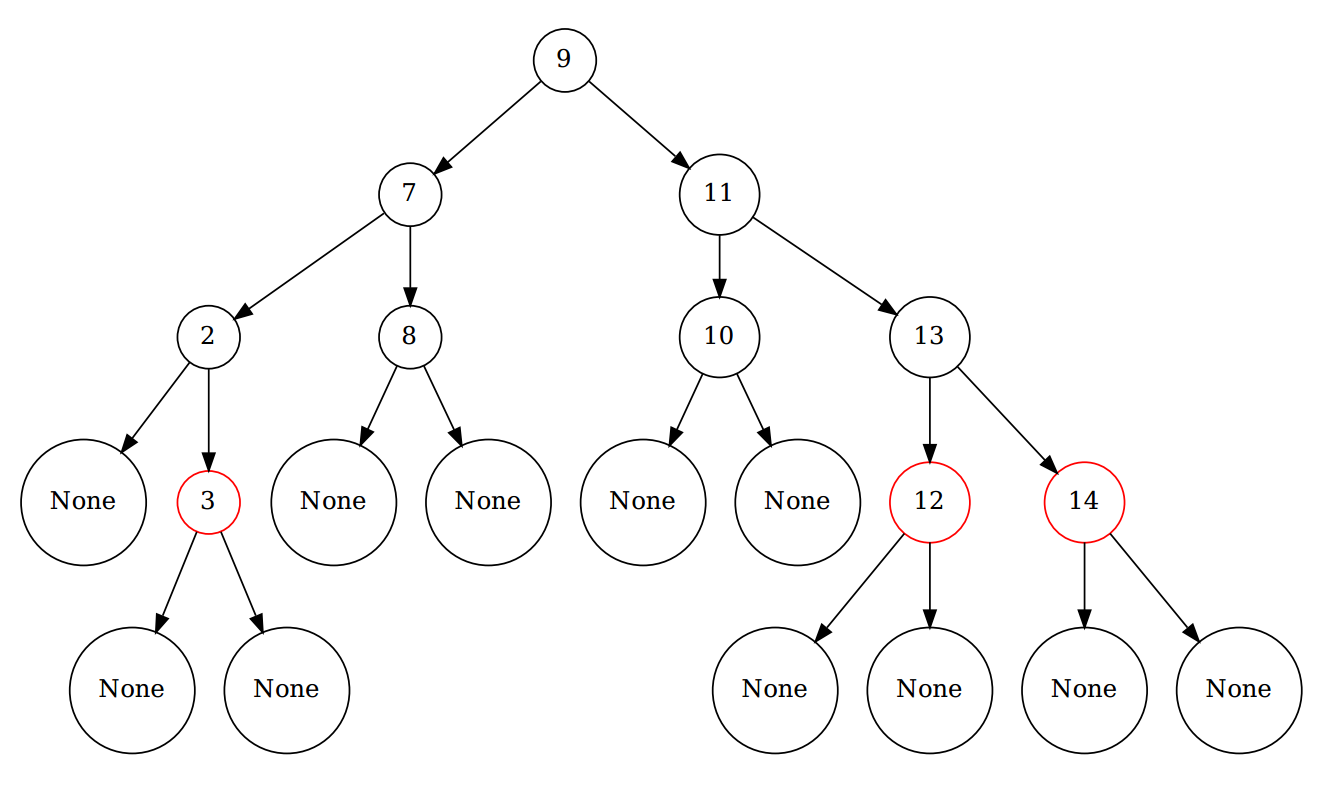

The Python source for this figure:
# 红黑树实现

# 
def get_direction(node1,node2):
    return "left" if node1.left is node2 else ("right" if node1.right is node2 else ("top" if node1.top is node2 else None))
def get_other_direction(direction):
    return "left" if direction is "right" else "right"

# 树节点
class Node():
    def __init__(self,value,color="black"):
        self.value = value
        self.top = None
        self.left = None
        self.right = None
        self.color = color

    def __getitem__(self,key): # now, we can use node["top"] to replace node.top
        return super(Node,self).__getattribute__(key)
    def __setitem__(self,key,value):
        return super(Node,self).__setattr__(key,value)

# 红黑树
class RedBlackTree():
    def __init__(self):
        self.root = Node(None) # value为None即为叶节点

    def rotate(self,node,direction):
        other_direction = get_other_direction(direction)
        assert node[other_direction] is not None, f"{other_direction} child node is None when {direction} rotating"

        top_node = node["top"]
        node[other_direction]["top"] = top_node
        tmp_node = node[other_direction][direction]
        node[other_direction][direction] = node
        node["top"] = node[other_direction]
        node[other_direction] = tmp_node
        tmp_node["top"] = node
        if top_node is not None:
            top_node[get_direction(top_node,node)] = node["top"]
        else: # root
            self.root = node["top"]

        return node["top"]

    # 插入
    def insert(self,value):
        # find the position to insert
        search_node = self.root
        while(search_node.value is not None):
            if search_node.value > value:
                search_node = search_node["left"]
            else:
                search_node = search_node["right"]

        # insert a new node
        new_node = Node(value)
        new_node["top"] = search_node["top"]
        new_node["left"] = Node(None)
        new_node["left"].top = new_node
        new_node["right"] = Node(None)
        new_node["right"].top = new_node
        if new_node["top"] is not None:
            new_node["top"][get_direction(new_node["top"],search_node)] = new_node

        # set color to red
        new_node.color = "red"

        while(True):
            # if new_node is root, over
            if new_node["top"] is None:
                new_node.color = "black"
                self.root = new_node
                return True

            # if color of father node is "black", over
            if new_node["top"].color == "black":
                return True

            direction = get_direction(new_node["top"],new_node)
            other_direction = get_other_direction(direction)
            direction_for_top = get_direction(new_node["top"]["top"],new_node["top"])
            other_direction_for_top = get_other_direction(direction_for_top)

            # if color of uncle node is red
            if new_node["top"]["top"][other_direction_for_top].color == "red":
                new_node["top"].color = "black"
                new_node["top"]["top"][other_direction_for_top].color = "black"
                new_node["top"]["top"].color = "red"
                new_node = new_node["top"]["top"] 
                continue

            # if color of uncle node is black

            # if father node is left child of grandfather node and new_node is right chld of father node, left rotate along father node
            # or 
            # if father node is right child of grandfather node and new_node is left chld of father node, right rotate along father node
            if direction != direction_for_top:
                self.rotate(new_node["top"],direction_for_top)
                new_node = new_node[direction_for_top]

            # if father node is left child of grandfather node and new_node is left chld of father node
            # or
            # if father node is right child of grandfather node and new_node is right chld of father node
            new_node["top"]["top"].color = "red"
            new_node["top"].color = "black"
            self.rotate(new_node["top"]["top"],other_direction_for_top)
            return True

    def search(self,value):
        search_node = self.root
        while(search_node.value is not None):
            if search_node.value == value:
                return search_node
            elif search_node.value > value:
                search_node = search_node.left
            else:
                search_node = search_node.right
        return None

    def delete(self,value):
        # find the node to delete
        search_node = self.root
        while(search_node.value is not None):
            if search_node.value == value:
                break
            elif search_node.value > value:
                search_node = search_node.left
            else:
                search_node = search_node.right
        if search_node.value is None: # the value doesn't exist
            return False

        # find the node which replaces the searched node to be deleted
        if search_node.right.value is None:
            delete_node = search_node # no one can replace
        else:
            # the most left node in the right child tree
            delete_node = search_node.right
            while(delete_node.left.value is not None):
                delete_node = delete_node.left

        # move value of delete node to search_node
        search_node.value = delete_node.value

        # find replace node which replaces the deleted node in tree
        if delete_node.left.value is not None: # in case delete node is search node
            replace_node = delete_node.left
        else:
            replace_node = delete_node.right # in case delete node is the most left node in the right child tree of search node

        # replacing
        replace_node["top"] = delete_node["top"]
        if delete_node["top"] is not None:
            direction = get_direction(delete_node["top"],delete_node)
            delete_node["top"][direction] = replace_node

        # check color of delete_node
        if delete_node.color == "red":
            return True

        # then we need to add an extra "black" for the replace_node
        while(True):
            if replace_node.color == "red": # add a "black" by set replace node to "black"
                replace_node.color = "black"
                return True
            if replace_node["top"] is None: # replace node is root, then we don't need to add an extra "black"
                self.root = replace_node
                return True
            
            direction = get_direction(replace_node["top"],replace_node)
            other_direction = get_other_direction(direction)

            father_node = replace_node["top"]
            brother_node = father_node[other_direction]

            # if brother_node is red
            if brother_node.color == "red":
                brother_node.color = "black"
                father_node.color = "red"
                self.rotate(father_node,direction)
                continue

            if brother_node[other_direction].color == "black":
                if brother_node[direction].color == "black":
                    brother_node.color = "red"
                    replace_node = father_node
                    continue
                else:
                    brother_node[direction].color = "black"
                    brother_node.color = "red"
                    self.rotate(brother_node,other_direction)
                    continue

            brother_node.color = father_node.color
            father_node.color = "black"
            brother_node[other_direction].color = "black"
            self.rotate(father_node,direction)
            return True

    def display(self):
        import graphviz
        from collections import deque

        graph = graphviz.Digraph("display")
        nodes = deque([self.root])
        while(len(nodes) > 0):
            cur_node = nodes.popleft()
            if cur_node is None: continue
            graph.node(str(id(cur_node)),label=str(cur_node.value),shape="circle",color=cur_node.color)
            if cur_node.top is not None:
                graph.edge(str(id(cur_node.top)),str(id(cur_node)))
            nodes.append(cur_node.left)
            nodes.append(cur_node.right)
        import random
        graph.view("tmp_" + str(random.random()))

if __name__ == "__main__":
    RBTree = RedBlackTree()
    RBTree.insert(1)
    RBTree.insert(2)
    RBTree.insert(3)
    RBTree.insert(4)
    RBTree.insert(5)
    RBTree.insert(6)
    RBTree.insert(6)
    RBTree.insert(7)
    RBTree.insert(8)
    RBTree.insert(9)
    RBTree.insert(10)
    RBTree.insert(11)
    RBTree.insert(12)
    RBTree.insert(13)
    RBTree.insert(14)
    print(f"search 10:{RBTree.search(10)}")
    print(f"search 6:{RBTree.search(6)}")
    print(f"search 1:{RBTree.search(1)}")
    print(f"search 11:{RBTree.search(11)}")
    RBTree.delete(5)
    RBTree.delete(6)
    RBTree.delete(6)
    print(f"delete 6:{RBTree.delete(6)}")
    RBTree.delete(4)
    RBTree.delete(1)
    #RBTree.delete(5)
    RBTree.display()
